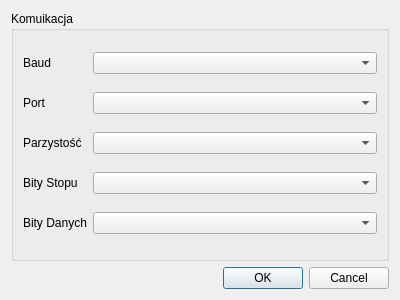
<?xml version="1.0" encoding="UTF-8"?>
<ui version="4.0">
 <class>Dialog</class>
 <widget class="QDialog" name="Dialog">
  <property name="geometry">
   <rect>
    <x>0</x>
    <y>0</y>
    <width>400</width>
    <height>300</height>
   </rect>
  </property>
  <property name="windowTitle">
   <string>Dialog</string>
  </property>
  <layout class="QGridLayout" name="gridLayout">
   <item row="5" column="1">
    <widget class="QDialogButtonBox" name="buttonBox">
     <property name="orientation">
      <enum>Qt::Horizontal</enum>
     </property>
     <property name="standardButtons">
      <set>QDialogButtonBox::Cancel|QDialogButtonBox::Ok</set>
     </property>
    </widget>
   </item>
   <item row="2" column="1">
    <widget class="QGroupBox" name="groupBox">
     <property name="title">
      <string>Komuikacja</string>
     </property>
     <layout class="QGridLayout" name="gridLayout_2">
      <item row="1" column="1">
       <widget class="QComboBox" name="comboBox_4"/>
      </item>
      <item row="5" column="0">
       <widget class="QLabel" name="label_5">
        <property name="text">
         <string>Bity Danych</string>
        </property>
       </widget>
      </item>
      <item row="1" column="0">
       <widget class="QLabel" name="label_4">
        <property name="text">
         <string>Port</string>
        </property>
       </widget>
      </item>
      <item row="0" column="1">
       <widget class="QComboBox" name="comboBox">
        <property name="sizePolicy">
         <sizepolicy hsizetype="MinimumExpanding" vsizetype="Fixed">
          <horstretch>0</horstretch>
          <verstretch>0</verstretch>
         </sizepolicy>
        </property>
       </widget>
      </item>
      <item row="3" column="1">
       <widget class="QComboBox" name="comboBox_3"/>
      </item>
      <item row="2" column="1">
       <widget class="QComboBox" name="comboBox_2"/>
      </item>
      <item row="0" column="0">
       <widget class="QLabel" name="label">
        <property name="text">
         <string>Baud</string>
        </property>
       </widget>
      </item>
      <item row="2" column="0">
       <widget class="QLabel" name="label_2">
        <property name="text">
         <string>Parzystość</string>
        </property>
       </widget>
      </item>
      <item row="5" column="1">
       <widget class="QComboBox" name="comboBox_5"/>
      </item>
      <item row="3" column="0">
       <widget class="QLabel" name="label_3">
        <property name="text">
         <string>Bity Stopu</string>
        </property>
       </widget>
      </item>
     </layout>
    </widget>
   </item>
  </layout>
 </widget>
 <resources/>
 <connections>
  <connection>
   <sender>buttonBox</sender>
   <signal>accepted()</signal>
   <receiver>Dialog</receiver>
   <slot>accept()</slot>
   <hints>
    <hint type="sourcelabel">
     <x>248</x>
     <y>254</y>
    </hint>
    <hint type="destinationlabel">
     <x>157</x>
     <y>274</y>
    </hint>
   </hints>
  </connection>
  <connection>
   <sender>buttonBox</sender>
   <signal>rejected()</signal>
   <receiver>Dialog</receiver>
   <slot>reject()</slot>
   <hints>
    <hint type="sourcelabel">
     <x>316</x>
     <y>260</y>
    </hint>
    <hint type="destinationlabel">
     <x>286</x>
     <y>274</y>
    </hint>
   </hints>
  </connection>
 </connections>
</ui>
